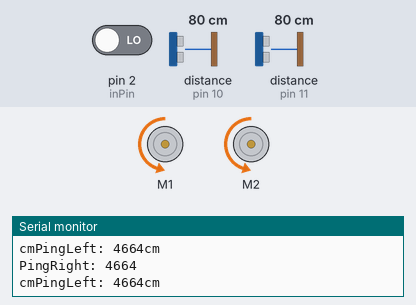
The sketch below on a simulated Arduino Uno, built with avr-gcc and run on an emulated ATmega328P. On the bench: 2 × DC motor (green arrow = forward, orange = backward, longer = faster), the last lines printed to the serial monitor. The test bench sets the inputs (shaded band); at power-on: distance to the obstacle (sensors on pin 10, pin 11) 80 cm, pin 2 (inPin) LOW. The echo pulse lasts 58.3 µs per cm.

Above: at 1.2 s.
1.3 s: distance to the obstacle (sensor on pin 10) set to 16 cm
4.3 s: distance to the obstacle (sensor on pin 10) set to 13 cm
At 5.2 s:
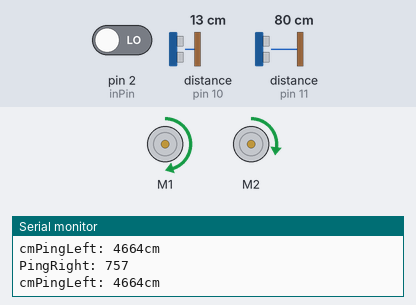
5.8 s: distance to the obstacle (sensor on pin 11) set to 17 cm
7.3 s: distance to the obstacle (sensor on pin 11) set to 13 cm
At 8.3 s:
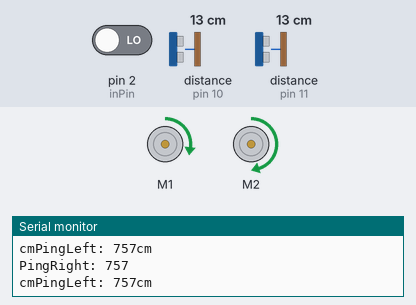
8.9 s: distance to the obstacle (sensor on pin 11) set to 5 cm
10.4 s: distance to the obstacle (sensor on pin 11) set to 2 cm
At 11.1 s:
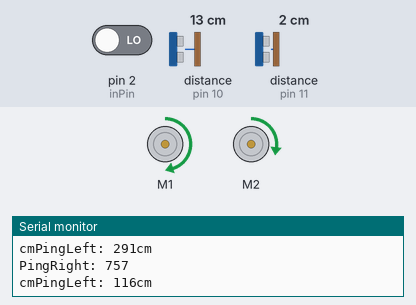
Timing chart, 0 to 13.0 s (numbered marks = the images above; inputs shaded):
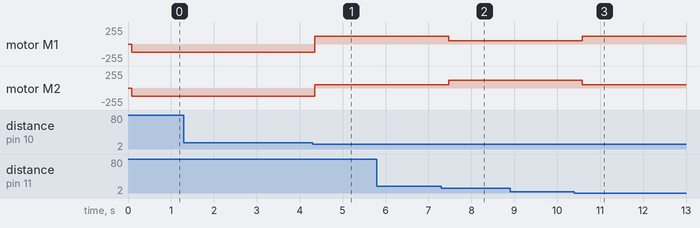

Measured:
- the behaviour switches between 15 and 14 cm on distance to the obstacle (sensor on pin 10) (found by bisection; images 0 and 1)
- the behaviour switches between 15 and 14 cm on distance to the obstacle (sensor on pin 11) (found by bisection; images 1 and 2)
- the behaviour switches between 4 and 3 cm on distance to the obstacle (sensor on pin 11) (found by bisection; images 2 and 3)
- after the input at 4.3 s, motor M1: backward 120/255 → forward 120/255 after 0.05 s; motor M2: backward 120/255 → forward 50/255 after 0.05 s
- after the input at 7.3 s, motor M1: forward 120/255 → forward 50/255 after 0.17 s; motor M2: forward 50/255 → forward 120/255 after 0.17 s
- after the input at 10.4 s, motor M1: forward 50/255 → forward 120/255 after 0.18 s; motor M2: forward 120/255 → forward 50/255 after 0.18 s

The sketch:

botwithtwosensors.ino
```cpp
#include <Wire.h>
#include <Adafruit_MotorShield.h>
#include <NewPing.h> // http://playground.arduino.cc/Code/NewPing

// Create the motor shield object with the default I2C address
Adafruit_MotorShield AFMS = Adafruit_MotorShield();
// Select which 'port' M1, M2, M3 or M4. In this case, M1
Adafruit_DCMotor *RightMotor2 = AFMS.getMotor(2);
// You can also make another motor on port M2
Adafruit_DCMotor *LeftMotor1 = AFMS.getMotor(1);

#define TRIGGER_PIN   12  // Arduino pin tied to trigger pin on the ultrasonic sensor.
#define ECHO_PIN      11  // Arduino pin tied to echo pin on the ultrasonic sensor.
#define TRIGGER_PINrt 8   // 8 Arduino pin tied to trigger pin on the ultrasonic sensor.
#define ECHO_PINrt    10  // 10 Arduino pin tied to echo pin on the ultrasonic sensor.
#define MAX_DISTANCE  140 // Maximum distance we want to ping for (in centimeters). Maximum sensor distance is rated at 400-500cm.
#define LED 13
#define inPin 2

NewPing sonar(TRIGGER_PIN, ECHO_PIN, MAX_DISTANCE);      // NewPing setup of pins and maximum distance.
NewPing sonar2(TRIGGER_PINrt, ECHO_PINrt, MAX_DISTANCE); // NewPing setup of pins and maximum distance.
boolean boolRight = false;

void setup() {
  AFMS.begin();       // create with the default frequency 1.6KHz
  Serial.begin(9600); // Open serial monitor to see ping results.
}

void loop() {
  delay(75); // Wait X ms between pings (about 20 pings/sec). 29ms should be the shortest delay between pings.
  unsigned int uSRight = sonar2.ping(); // Send ping, get ping time in microseconds (uS)
  unsigned int uSLeft = sonar.ping(); // Send ping, get ping time in microseconds (uS)
  // Convert ping time to distance in cm and print result (0 = outside set distance range)
  Serial.print(F("PingRight: ")); Serial.println(uSRight ); Serial.print("cm");
  Serial.print(F("PingLeft: ")); Serial.print(uSLeft ); Serial.println("cm");

  int tglOn = digitalRead(inPin);

  if ( uSLeft < 850 && uSLeft > 200) {
    rotateLeft();
    digitalWrite(LED,HIGH);
    delay(700);
    digitalWrite(LED,LOW);
  } else if ( uSRight < 850 && uSRight > 200 )  {
    rotateRight();
    digitalWrite(LED,HIGH);
    delay(700);
    digitalWrite(LED,LOW);
  } else if ( tglOn == HIGH )  {
    goBackward();
    digitalWrite(LED,HIGH);
    delay(700);
    digitalWrite(LED,LOW);
  } else {
    goForward();
  }
}

void goForward (){
  LeftMotor1->setSpeed(120);
  RightMotor2->setSpeed(120);
  RightMotor2->run(BACKWARD);
  LeftMotor1->run(BACKWARD);
}

void rotateLeft(){
  LeftMotor1->setSpeed(50);
  RightMotor2->setSpeed(120);
  RightMotor2->run(FORWARD);
  LeftMotor1->run(FORWARD);
}

void rotateRight(){
  LeftMotor1->setSpeed(120);
  RightMotor2->setSpeed(50);
  RightMotor2->run(FORWARD);
  LeftMotor1->run(FORWARD);
}

void goBackward(){
  LeftMotor1->setSpeed(130);
  RightMotor2->setSpeed(130);
  RightMotor2->run(FORWARD);
  LeftMotor1->run(BACKWARD);
}

void stopMotors(){
  RightMotor2->run(RELEASE);
  LeftMotor1->run(RELEASE);
}
```
